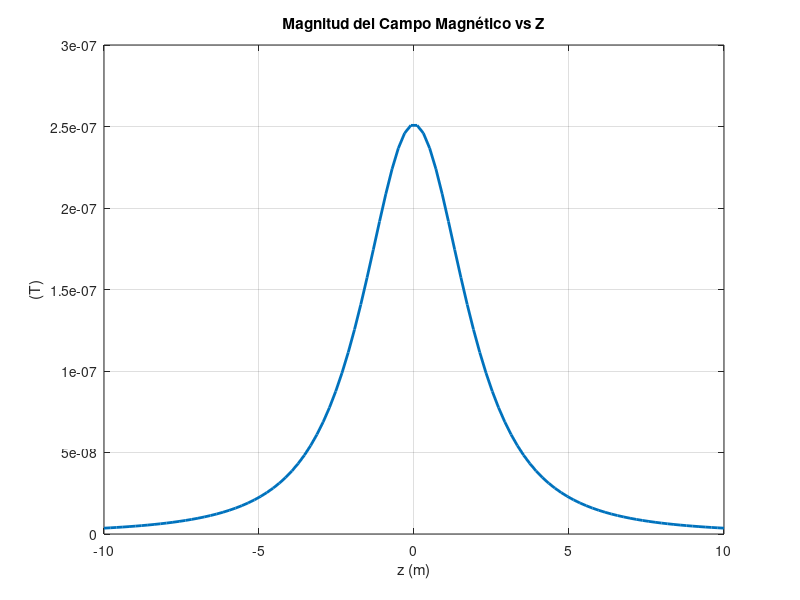

This figure's MATLAB source:
% Grafica de la magnitud del campo magnetico
% Este código calcula y grafica la magnitud del campo magnético (B) generado por una corriente (I) que circula por una góndola circular de radio (R), en función de la posición vertical (z).
% Parámetros
mu0 = 4*pi*10^(-7);  % Permeabilidad magnética del vacío 
I = 1;               % Corriente 
R = 2.5;             % Radio de la góndola 

% Valores de z
z = linspace(-10, 10, 100);  % Rango de valores para z

% Cálculo del campo magnético B
b = (mu0 * I * R^2) ./ (2 * (R^2 + z.^2).^(3/2));

% Gráfica
plot(z, b, 'LineWidth', 2);
xlabel('z (m)');
ylabel('(T)');
title('Magnitud del Campo Magnético vs Z');
grid on;